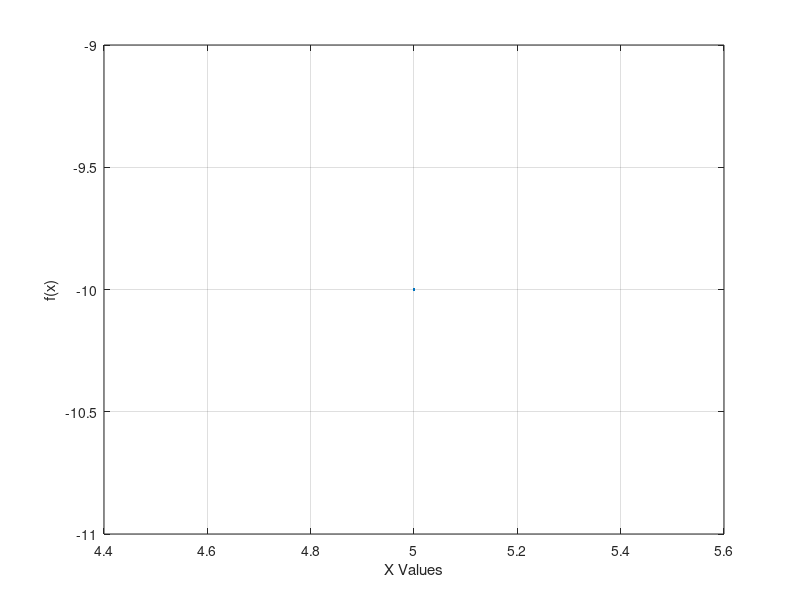

The MATLAB source for this figure:
clear;
clc;
close all;


f = @(x) (x.^2)-(5*x)-10;

x0 = input('Başlangıç değerini girin: ');
x1 = input('Bitiş değerini girin: ');

N = input('Yineleme değerini girin: ');
es = input('Hata oranını girin: ');

x=x0:0.1:x1;
y=f(x);
figure(1),
plot(x,y)
xlabel('X Values')
ylabel('f(x)')
grid on;


if(f(x0)*f(x1)>0)
    disp('Hata: kök x1 ile x2 arasında değil');
    return;
end

%bir önceki x değeri 
xk=x1;

i=0;
while(i<=N)
    i=i+1;
    
    x2 = ((x0*f(x1))-(x1*f(x0)))/(f(x1)-f(x0));
    
    %Hata
    ea =abs(((x2-xk)/x2)*100);
    
    if(f(x2)==0)
        msg = sprintf('Deneme = %d, Kök = %f, Hata = %f',i,x2,ea);
        disp(msg);
        figure(1);
        plot(x,y,x2,f(x2),'o');
        title(msg);
        xlabel('X Values')
        ylabel('f(x)')
        grid on;
        break; %kök bulundu
    elseif(f(x0)*f(x2)<0)
        xk = x1;
        x1 = x2;
    elseif(f(x2)*f(x1)<0)
        xk = x0;
        x0 = x2;
    end 
    
    msg = sprintf('Deneme = %d, Kök = %f, Hata = %f',i,x2,ea);
    disp(msg);
    figure(1);
    plot(x,y,x2,f(x2),'o');
    title(msg);
    xlabel('X Values')
    ylabel('f(x)')
    grid on;
    pause(0.7);
    
       % durdu
    if(ea<es)
        break;
    end
      
end
